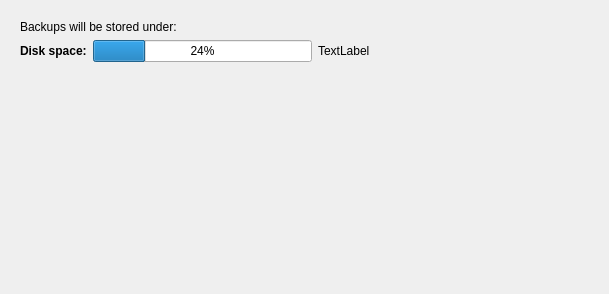
<?xml version="1.0" encoding="UTF-8"?>
<ui version="4.0">
 <class>AddBackupWizardPage2View</class>
 <widget class="QWidget" name="AddBackupWizardPage2View">
  <property name="geometry">
   <rect>
    <x>0</x>
    <y>0</y>
    <width>609</width>
    <height>294</height>
   </rect>
  </property>
  <property name="windowTitle">
   <string>Form</string>
  </property>
  <layout class="QVBoxLayout" name="verticalLayout_2">
   <item>
    <widget class="QStackedWidget" name="stackedWidget">
     <property name="currentIndex">
      <number>3</number>
     </property>
     <widget class="QWidget" name="page">
      <layout class="QVBoxLayout" name="verticalLayout_4">
       <item>
        <spacer name="verticalSpacer_2">
         <property name="orientation">
          <enum>Qt::Vertical</enum>
         </property>
         <property name="sizeHint" stdset="0">
          <size>
           <width>20</width>
           <height>110</height>
          </size>
         </property>
        </spacer>
       </item>
       <item>
        <widget class="QLabel" name="label">
         <property name="text">
          <string>Mounting device</string>
         </property>
        </widget>
       </item>
       <item>
        <widget class="QProgressBar" name="progressBar">
         <property name="minimum">
          <number>0</number>
         </property>
         <property name="maximum">
          <number>0</number>
         </property>
         <property name="value">
          <number>251111</number>
         </property>
        </widget>
       </item>
       <item>
        <spacer name="verticalSpacer_3">
         <property name="orientation">
          <enum>Qt::Vertical</enum>
         </property>
         <property name="sizeHint" stdset="0">
          <size>
           <width>20</width>
           <height>110</height>
          </size>
         </property>
        </spacer>
       </item>
      </layout>
     </widget>
     <widget class="QWidget" name="page_2">
      <layout class="QVBoxLayout" name="verticalLayout_5">
       <item>
        <widget class="QLabel" name="qLabel13_2">
         <property name="sizePolicy">
          <sizepolicy hsizetype="Expanding" vsizetype="Minimum">
           <horstretch>0</horstretch>
           <verstretch>0</verstretch>
          </sizepolicy>
         </property>
         <property name="text">
          <string>An old backup directory has been found:</string>
         </property>
        </widget>
       </item>
       <item>
        <widget class="KButtonGroup" name="btnGroup">
         <property name="flat">
          <bool>true</bool>
         </property>
         <layout class="QVBoxLayout" name="verticalLayout">
          <item>
           <widget class="QRadioButton" name="btnErase">
            <property name="text">
             <string>erase contents</string>
            </property>
            <property name="checked">
             <bool>false</bool>
            </property>
           </widget>
          </item>
          <item>
           <widget class="QRadioButton" name="btnKeep">
            <property name="text">
             <string>keep contents</string>
            </property>
           </widget>
          </item>
         </layout>
        </widget>
       </item>
       <item>
        <spacer name="verticalSpacer">
         <property name="orientation">
          <enum>Qt::Vertical</enum>
         </property>
         <property name="sizeHint" stdset="0">
          <size>
           <width>20</width>
           <height>225</height>
          </size>
         </property>
        </spacer>
       </item>
       <item>
        <widget class="QLabel" name="label_2">
         <property name="text">
          <string>Erase contents unless the directory contains a previous backup made with kaveau.</string>
         </property>
        </widget>
       </item>
      </layout>
     </widget>
     <widget class="QWidget" name="page_3">
      <layout class="QVBoxLayout" name="verticalLayout_3">
       <item>
        <layout class="QHBoxLayout" name="horizontalLayout">
         <item>
          <widget class="QLabel" name="labelIcon">
           <property name="sizePolicy">
            <sizepolicy hsizetype="Fixed" vsizetype="Fixed">
             <horstretch>0</horstretch>
             <verstretch>0</verstretch>
            </sizepolicy>
           </property>
           <property name="minimumSize">
            <size>
             <width>64</width>
             <height>64</height>
            </size>
           </property>
           <property name="baseSize">
            <size>
             <width>64</width>
             <height>64</height>
            </size>
           </property>
           <property name="text">
            <string/>
           </property>
          </widget>
         </item>
         <item>
          <widget class="QLabel" name="label_3">
           <property name="sizePolicy">
            <sizepolicy hsizetype="Fixed" vsizetype="Fixed">
             <horstretch>0</horstretch>
             <verstretch>0</verstretch>
            </sizepolicy>
           </property>
           <property name="font">
            <font>
             <pointsize>16</pointsize>
             <weight>75</weight>
             <bold>true</bold>
            </font>
           </property>
           <property name="text">
            <string>Error</string>
           </property>
          </widget>
         </item>
         <item>
          <spacer name="horizontalSpacer">
           <property name="orientation">
            <enum>Qt::Horizontal</enum>
           </property>
           <property name="sizeHint" stdset="0">
            <size>
             <width>40</width>
             <height>20</height>
            </size>
           </property>
          </spacer>
         </item>
        </layout>
       </item>
       <item>
        <widget class="QLabel" name="labelMessage">
         <property name="layoutDirection">
          <enum>Qt::LeftToRight</enum>
         </property>
         <property name="text">
          <string>explaination</string>
         </property>
         <property name="alignment">
          <set>Qt::AlignJustify|Qt::AlignVCenter</set>
         </property>
        </widget>
       </item>
      </layout>
     </widget>
     <widget class="QWidget" name="page_4">
      <layout class="QVBoxLayout" name="verticalLayout_6">
       <item>
        <layout class="QHBoxLayout" name="horizontalLayout_3">
         <item>
          <widget class="QLabel" name="label_4">
           <property name="text">
            <string>Backups will be stored under:</string>
           </property>
          </widget>
         </item>
         <item>
          <widget class="QLabel" name="labelInfo">
           <property name="font">
            <font>
             <weight>75</weight>
             <bold>true</bold>
            </font>
           </property>
           <property name="text">
            <string/>
           </property>
          </widget>
         </item>
        </layout>
       </item>
       <item>
        <layout class="QHBoxLayout" name="horizontalLayout_2">
         <item>
          <widget class="QLabel" name="label_5">
           <property name="font">
            <font>
             <weight>75</weight>
             <bold>true</bold>
            </font>
           </property>
           <property name="text">
            <string>Disk space:</string>
           </property>
          </widget>
         </item>
         <item>
          <widget class="QProgressBar" name="diskSpaceBar">
           <property name="value">
            <number>24</number>
           </property>
          </widget>
         </item>
         <item>
          <widget class="QLabel" name="labelDiskSpace">
           <property name="text">
            <string>TextLabel</string>
           </property>
          </widget>
         </item>
         <item>
          <spacer name="horizontalSpacer_2">
           <property name="orientation">
            <enum>Qt::Horizontal</enum>
           </property>
           <property name="sizeHint" stdset="0">
            <size>
             <width>40</width>
             <height>20</height>
            </size>
           </property>
          </spacer>
         </item>
        </layout>
       </item>
       <item>
        <spacer name="verticalSpacer_4">
         <property name="orientation">
          <enum>Qt::Vertical</enum>
         </property>
         <property name="sizeHint" stdset="0">
          <size>
           <width>20</width>
           <height>255</height>
          </size>
         </property>
        </spacer>
       </item>
      </layout>
     </widget>
    </widget>
   </item>
  </layout>
 </widget>
 <customwidgets>
  <customwidget>
   <class>KButtonGroup</class>
   <extends>QGroupBox</extends>
   <header>kbuttongroup.h</header>
   <container>1</container>
  </customwidget>
 </customwidgets>
 <resources/>
 <connections/>
</ui>
